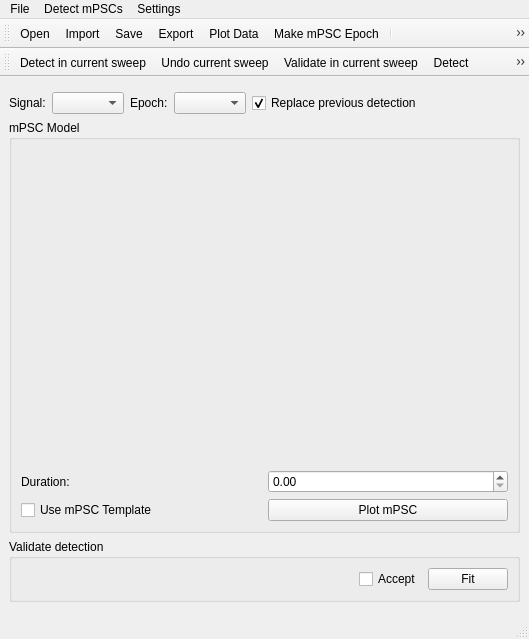
<?xml version="1.0" encoding="UTF-8"?>
<ui version="4.0">
 <author>Cezar Tigaret</author>
 <class>mPSCDetectWindow</class>
 <widget class="QMainWindow" name="mPSCDetectWindow">
  <property name="geometry">
   <rect>
    <x>0</x>
    <y>0</y>
    <width>529</width>
    <height>639</height>
   </rect>
  </property>
  <property name="windowTitle">
   <string>mPSC Detect</string>
  </property>
  <widget class="QWidget" name="centralwidget">
   <layout class="QVBoxLayout" name="verticalLayout_4">
    <item>
     <layout class="QVBoxLayout" name="verticalLayout_2">
      <item>
       <widget class="MetaDataWidget" name="metaDataWidget" native="true"/>
      </item>
      <item>
       <layout class="QHBoxLayout" name="horizontalLayout">
        <item>
         <widget class="QLabel" name="signalNameLabel">
          <property name="text">
           <string>Signal:</string>
          </property>
          <property name="buddy">
           <cstring>signalNameComboBox</cstring>
          </property>
         </widget>
        </item>
        <item>
         <widget class="QComboBox" name="signalNameComboBox">
          <property name="toolTip">
           <string>Signal name</string>
          </property>
          <property name="statusTip">
           <string>Signal name</string>
          </property>
          <property name="whatsThis">
           <string>Signal name</string>
          </property>
         </widget>
        </item>
        <item>
         <widget class="QLabel" name="label">
          <property name="text">
           <string>Epoch:</string>
          </property>
          <property name="buddy">
           <cstring>epochComboBox</cstring>
          </property>
         </widget>
        </item>
        <item>
         <widget class="QComboBox" name="epochComboBox">
          <property name="toolTip">
           <string>Select mPSC epoch</string>
          </property>
          <property name="statusTip">
           <string>Select mPSC epoch</string>
          </property>
          <property name="whatsThis">
           <string>Select mPSC epoch</string>
          </property>
         </widget>
        </item>
        <item>
         <widget class="QCheckBox" name="clearPreviousDetectionCheckBox">
          <property name="toolTip">
           <string>Replace previous detection</string>
          </property>
          <property name="statusTip">
           <string>Replace previous detection</string>
          </property>
          <property name="whatsThis">
           <string>Replace previous detection</string>
          </property>
          <property name="text">
           <string>Replace previous detection</string>
          </property>
          <property name="icon">
           <iconset theme="document-replace">
            <normaloff>.</normaloff>.</iconset>
          </property>
          <property name="checked">
           <bool>true</bool>
          </property>
         </widget>
        </item>
        <item>
         <spacer name="horizontalSpacer_2">
          <property name="orientation">
           <enum>Qt::Horizontal</enum>
          </property>
          <property name="sizeHint" stdset="0">
           <size>
            <width>40</width>
            <height>20</height>
           </size>
          </property>
         </spacer>
        </item>
       </layout>
      </item>
     </layout>
    </item>
    <item>
     <widget class="QGroupBox" name="mPSCmodelGroupBox">
      <property name="toolTip">
       <string>Parameters for mPSC model</string>
      </property>
      <property name="statusTip">
       <string>Parameters for mPSC model</string>
      </property>
      <property name="whatsThis">
       <string>Parameters for mPSC model</string>
      </property>
      <property name="title">
       <string>mPSC Model</string>
      </property>
      <layout class="QVBoxLayout" name="verticalLayout">
       <item>
        <layout class="QVBoxLayout" name="verticalLayout_3">
         <item>
          <widget class="ModelParametersWidget" name="paramsWidget" native="true">
           <property name="sizePolicy">
            <sizepolicy hsizetype="Expanding" vsizetype="Expanding">
             <horstretch>1</horstretch>
             <verstretch>0</verstretch>
            </sizepolicy>
           </property>
          </widget>
         </item>
         <item>
          <layout class="QHBoxLayout" name="horizontalLayout_5">
           <item>
            <widget class="QLabel" name="label_2">
             <property name="toolTip">
              <string>Duration of synthetic mPSC waveform</string>
             </property>
             <property name="statusTip">
              <string>Duration of synthetic mPSC waveform</string>
             </property>
             <property name="whatsThis">
              <string>Duration of synthetic mPSC waveform</string>
             </property>
             <property name="text">
              <string>Duration:</string>
             </property>
             <property name="buddy">
              <cstring>durationSpinBox</cstring>
             </property>
            </widget>
           </item>
           <item>
            <widget class="QuantitySpinBox" name="durationSpinBox">
             <property name="toolTip">
              <string>Duration of synthetic mPSC waveform</string>
             </property>
             <property name="statusTip">
              <string>Duration of synthetic mPSC waveform</string>
             </property>
             <property name="whatsThis">
              <string>Duration of synthetic mPSC waveform</string>
             </property>
            </widget>
           </item>
          </layout>
         </item>
        </layout>
       </item>
       <item>
        <layout class="QHBoxLayout" name="horizontalLayout_2">
         <item>
          <widget class="QCheckBox" name="use_mPSCTemplate_CheckBox">
           <property name="text">
            <string>Use mPSC Template</string>
           </property>
          </widget>
         </item>
         <item>
          <widget class="QPushButton" name="plot_mPSCWaveformPushButton">
           <property name="toolTip">
            <string>Plot mPSC template or model</string>
           </property>
           <property name="statusTip">
            <string>Plot mPSC template or model</string>
           </property>
           <property name="whatsThis">
            <string>Plot mPSC template or model</string>
           </property>
           <property name="text">
            <string>Plot mPSC</string>
           </property>
           <property name="icon">
            <iconset theme="graphics">
             <normaloff>.</normaloff>.</iconset>
           </property>
          </widget>
         </item>
        </layout>
       </item>
      </layout>
     </widget>
    </item>
    <item>
     <widget class="QGroupBox" name="validateDetectionGroupBox">
      <property name="title">
       <string>Validate detection</string>
      </property>
      <layout class="QVBoxLayout" name="verticalLayout_6">
       <item>
        <layout class="QHBoxLayout" name="_mPSCSpinBoxSliderLayout">
         <item>
          <widget class="SpinBoxSlider" name="_mPSC_spinBoxSlider_" native="true">
           <property name="sizePolicy">
            <sizepolicy hsizetype="Expanding" vsizetype="Preferred">
             <horstretch>0</horstretch>
             <verstretch>0</verstretch>
            </sizepolicy>
           </property>
          </widget>
         </item>
         <item>
          <widget class="QCheckBox" name="accept_mPSCcheckBox">
           <property name="text">
            <string>Accept</string>
           </property>
          </widget>
         </item>
         <item>
          <widget class="QPushButton" name="reFitPushButton">
           <property name="toolTip">
            <string>Re-fit current mPSC</string>
           </property>
           <property name="statusTip">
            <string>Re-fit current mPSC</string>
           </property>
           <property name="whatsThis">
            <string>Re-fit current mPSC</string>
           </property>
           <property name="text">
            <string>Fit</string>
           </property>
          </widget>
         </item>
        </layout>
       </item>
      </layout>
     </widget>
    </item>
    <item>
     <widget class="SpinBoxSlider" name="_frames_spinBoxSlider_" native="true">
      <property name="sizePolicy">
       <sizepolicy hsizetype="Expanding" vsizetype="Preferred">
        <horstretch>0</horstretch>
        <verstretch>0</verstretch>
       </sizepolicy>
      </property>
     </widget>
    </item>
   </layout>
  </widget>
  <widget class="QMenuBar" name="menubar">
   <property name="geometry">
    <rect>
     <x>0</x>
     <y>0</y>
     <width>529</width>
     <height>28</height>
    </rect>
   </property>
   <widget class="QMenu" name="menuFile">
    <property name="title">
     <string>File</string>
    </property>
    <widget class="QMenu" name="menumPSC_Template">
     <property name="title">
      <string>mPSC Template</string>
     </property>
     <addaction name="actionOpen_mPSCTemplate"/>
     <addaction name="actionImport_mPSCTemplate"/>
    </widget>
    <addaction name="actionOpen"/>
    <addaction name="actionSave"/>
    <addaction name="actionImport"/>
    <addaction name="actionExport"/>
    <addaction name="separator"/>
    <addaction name="menumPSC_Template"/>
   </widget>
   <widget class="QMenu" name="menuSettings">
    <property name="title">
     <string>Settings</string>
    </property>
    <widget class="QMenu" name="menuPersistent_mPSC_template_location">
     <property name="title">
      <string>Persistent mPSC template location</string>
     </property>
     <addaction name="actionUse_default_location_for_persistent_mPSC_template"/>
     <addaction name="actionChoose_persistent_mPSC_template_file"/>
    </widget>
    <addaction name="menuPersistent_mPSC_template_location"/>
    <addaction name="actionLock_toolbars"/>
   </widget>
   <widget class="QMenu" name="menuDetect_mPSCs">
    <property name="title">
     <string>Detect mPSCs</string>
    </property>
    <widget class="QMenu" name="menuCurrent_Sweep">
     <property name="title">
      <string>Current Sweep</string>
     </property>
     <addaction name="actionDetect_in_current_sweep"/>
     <addaction name="actionValidate_in_current_sweep"/>
     <addaction name="actionUndo_current_sweep"/>
    </widget>
    <widget class="QMenu" name="menuEntire_Data">
     <property name="title">
      <string>Entire Data</string>
     </property>
     <addaction name="separator"/>
     <addaction name="actionDetect"/>
     <addaction name="actionUndo"/>
     <addaction name="actionValidate"/>
    </widget>
    <widget class="QMenu" name="menuResults">
     <property name="title">
      <string>Results</string>
     </property>
     <addaction name="actionView_results"/>
     <addaction name="actionClear_results"/>
     <addaction name="actionSave_results"/>
     <addaction name="actionExport_results"/>
    </widget>
    <addaction name="menuCurrent_Sweep"/>
    <addaction name="menuEntire_Data"/>
    <addaction name="menuResults"/>
   </widget>
   <addaction name="menuFile"/>
   <addaction name="menuDetect_mPSCs"/>
   <addaction name="menuSettings"/>
  </widget>
  <widget class="QStatusBar" name="statusbar"/>
  <widget class="QToolBar" name="mainToolBar">
   <property name="windowTitle">
    <string>Main Toolbar</string>
   </property>
   <property name="movable">
    <bool>true</bool>
   </property>
   <property name="floatable">
    <bool>true</bool>
   </property>
   <attribute name="toolBarArea">
    <enum>TopToolBarArea</enum>
   </attribute>
   <attribute name="toolBarBreak">
    <bool>false</bool>
   </attribute>
   <addaction name="actionOpen"/>
   <addaction name="actionImport"/>
   <addaction name="actionSave"/>
   <addaction name="actionExport"/>
   <addaction name="actionPlot_Data"/>
   <addaction name="actionMake_mPSC_Epoch"/>
   <addaction name="separator"/>
   <addaction name="actionCreate_mPSC_Template"/>
   <addaction name="actionOpen_mPSCTemplate"/>
   <addaction name="actionImport_mPSCTemplate"/>
   <addaction name="actionSave_mPSC_Template"/>
   <addaction name="actionExport_mPSC_Template"/>
   <addaction name="actionRemember_mPSC_Template"/>
   <addaction name="actionRemove_default_mPSC_Template"/>
   <addaction name="actionForget_mPSC_Template"/>
   <addaction name="separator"/>
  </widget>
  <widget class="QToolBar" name="detectionToolBar">
   <property name="windowTitle">
    <string>Detection Toolbar</string>
   </property>
   <property name="movable">
    <bool>true</bool>
   </property>
   <property name="floatable">
    <bool>true</bool>
   </property>
   <attribute name="toolBarArea">
    <enum>TopToolBarArea</enum>
   </attribute>
   <attribute name="toolBarBreak">
    <bool>true</bool>
   </attribute>
   <addaction name="actionDetect_in_current_sweep"/>
   <addaction name="actionUndo_current_sweep"/>
   <addaction name="actionValidate_in_current_sweep"/>
   <addaction name="actionDetect"/>
   <addaction name="actionUndo"/>
   <addaction name="actionValidate"/>
   <addaction name="actionView_results"/>
   <addaction name="actionSave_results"/>
   <addaction name="actionExport_results"/>
   <addaction name="actionClear_results"/>
  </widget>
  <action name="actionOpen">
   <property name="icon">
    <iconset theme="document-open">
     <normaloff>.</normaloff>.</iconset>
   </property>
   <property name="text">
    <string>Open</string>
   </property>
  </action>
  <action name="actionImport">
   <property name="icon">
    <iconset theme="document-import">
     <normaloff>.</normaloff>.</iconset>
   </property>
   <property name="text">
    <string>Import</string>
   </property>
  </action>
  <action name="actionOpen_mPSCTemplate">
   <property name="icon">
    <iconset theme="template">
     <normaloff>.</normaloff>.</iconset>
   </property>
   <property name="text">
    <string>Open</string>
   </property>
   <property name="toolTip">
    <string>Open mPSC Template</string>
   </property>
  </action>
  <action name="actionImport_mPSCTemplate">
   <property name="icon">
    <iconset theme="template">
     <normaloff>.</normaloff>.</iconset>
   </property>
   <property name="text">
    <string>Import</string>
   </property>
   <property name="toolTip">
    <string>Import mPSC Template</string>
   </property>
  </action>
  <action name="actionSave">
   <property name="icon">
    <iconset theme="document-save">
     <normaloff>.</normaloff>.</iconset>
   </property>
   <property name="text">
    <string>Save</string>
   </property>
  </action>
  <action name="actionExport">
   <property name="icon">
    <iconset theme="document-export">
     <normaloff>.</normaloff>.</iconset>
   </property>
   <property name="text">
    <string>Export</string>
   </property>
  </action>
  <action name="actionPlot_Data">
   <property name="icon">
    <iconset theme="graphics">
     <normaloff>.</normaloff>.</iconset>
   </property>
   <property name="text">
    <string>Plot Data</string>
   </property>
   <property name="toolTip">
    <string>Plot electrophysiology</string>
   </property>
  </action>
  <action name="actionMake_mPSC_Epoch">
   <property name="icon">
    <iconset theme="select">
     <normaloff>.</normaloff>.</iconset>
   </property>
   <property name="text">
    <string>Make mPSC Epoch</string>
   </property>
  </action>
  <action name="actionSave_mPSC_Template">
   <property name="icon">
    <iconset theme="document-save-as">
     <normaloff>.</normaloff>.</iconset>
   </property>
   <property name="text">
    <string>Save mPSC Template</string>
   </property>
   <property name="toolTip">
    <string>Save mPSC Template</string>
   </property>
  </action>
  <action name="actionExport_mPSC_Template">
   <property name="icon">
    <iconset theme="document-export">
     <normaloff>.</normaloff>.</iconset>
   </property>
   <property name="text">
    <string>Export mPSC Template</string>
   </property>
   <property name="toolTip">
    <string>Export mPSC Template to Workspace</string>
   </property>
  </action>
  <action name="actionRemember_mPSC_Template">
   <property name="icon">
    <iconset theme="document-save-as-template">
     <normaloff>.</normaloff>.</iconset>
   </property>
   <property name="text">
    <string>Set Default mPSC Template</string>
   </property>
   <property name="toolTip">
    <string>Remember mPSC template as default across sections</string>
   </property>
  </action>
  <action name="actionRemove_default_mPSC_Template">
   <property name="icon">
    <iconset theme="remove">
     <normaloff>.</normaloff>.</iconset>
   </property>
   <property name="text">
    <string>Remove default mPSC Template</string>
   </property>
   <property name="toolTip">
    <string>Remove default mPSC template</string>
   </property>
  </action>
  <action name="actionCreate_mPSC_Template">
   <property name="icon">
    <iconset theme="project-development-new-template">
     <normaloff>.</normaloff>.</iconset>
   </property>
   <property name="text">
    <string>Create mPSC Template</string>
   </property>
   <property name="toolTip">
    <string>Create a mPSC template from mPSCs</string>
   </property>
  </action>
  <action name="actionDetect_in_current_sweep">
   <property name="icon">
    <iconset theme="edit-find-replace">
     <normaloff>.</normaloff>.</iconset>
   </property>
   <property name="text">
    <string>Detect in current sweep</string>
   </property>
  </action>
  <action name="actionUndo_current_sweep">
   <property name="icon">
    <iconset theme="edit-undo">
     <normaloff>.</normaloff>.</iconset>
   </property>
   <property name="text">
    <string>Undo current sweep</string>
   </property>
  </action>
  <action name="actionDetect">
   <property name="icon">
    <iconset theme="edit-find">
     <normaloff>.</normaloff>.</iconset>
   </property>
   <property name="text">
    <string>Detect</string>
   </property>
  </action>
  <action name="actionUndo">
   <property name="icon">
    <iconset theme="edit-undo">
     <normaloff>.</normaloff>.</iconset>
   </property>
   <property name="text">
    <string>Undo</string>
   </property>
  </action>
  <action name="actionValidate_in_current_sweep">
   <property name="icon">
    <iconset theme="go-jump">
     <normaloff>.</normaloff>.</iconset>
   </property>
   <property name="text">
    <string>Validate in current sweep</string>
   </property>
  </action>
  <action name="actionValidate">
   <property name="icon">
    <iconset theme="checkmark">
     <normaloff>.</normaloff>.</iconset>
   </property>
   <property name="text">
    <string>Validate</string>
   </property>
  </action>
  <action name="actionSave_results">
   <property name="icon">
    <iconset theme="document-save">
     <normaloff>.</normaloff>.</iconset>
   </property>
   <property name="text">
    <string>Save results</string>
   </property>
  </action>
  <action name="actionExport_results">
   <property name="icon">
    <iconset theme="document-export">
     <normaloff>.</normaloff>.</iconset>
   </property>
   <property name="text">
    <string>Export results</string>
   </property>
  </action>
  <action name="actionView_results">
   <property name="icon">
    <iconset theme="quickview">
     <normaloff>.</normaloff>.</iconset>
   </property>
   <property name="text">
    <string>View results</string>
   </property>
  </action>
  <action name="actionClear_results">
   <property name="icon">
    <iconset theme="edit-clear-all">
     <normaloff>.</normaloff>.</iconset>
   </property>
   <property name="text">
    <string>Clear results</string>
   </property>
  </action>
  <action name="actionUse_default_location_for_persistent_mPSC_template">
   <property name="checkable">
    <bool>true</bool>
   </property>
   <property name="icon">
    <iconset theme="mark-location">
     <normaloff>.</normaloff>.</iconset>
   </property>
   <property name="text">
    <string>Use default</string>
   </property>
   <property name="toolTip">
    <string>Use factory name for default mPSC template file (&quot;mPSCtemplate.h5&quot;)</string>
   </property>
  </action>
  <action name="actionChoose_persistent_mPSC_template_file">
   <property name="icon">
    <iconset theme="document-save-as">
     <normaloff>.</normaloff>.</iconset>
   </property>
   <property name="text">
    <string>Default mPSC template file</string>
   </property>
   <property name="toolTip">
    <string>Choose default mPSC template file</string>
   </property>
  </action>
  <action name="actionForget_mPSC_Template">
   <property name="icon">
    <iconset theme="delete">
     <normaloff>.</normaloff>.</iconset>
   </property>
   <property name="text">
    <string>Forget mPSC template</string>
   </property>
   <property name="toolTip">
    <string>Forget mPSC template</string>
   </property>
  </action>
  <action name="actionLock_toolbars">
   <property name="checkable">
    <bool>true</bool>
   </property>
   <property name="text">
    <string>Lock toolbars</string>
   </property>
  </action>
 </widget>
 <customwidgets>
  <customwidget>
   <class>QuantitySpinBox</class>
   <extends>QDoubleSpinBox</extends>
   <header location="global">gui.widgets.small_widgets</header>
  </customwidget>
  <customwidget>
   <class>MetaDataWidget</class>
   <extends>QWidget</extends>
   <header location="global">gui.widgets.metadatawidget</header>
   <container>1</container>
  </customwidget>
  <customwidget>
   <class>ModelParametersWidget</class>
   <extends>QWidget</extends>
   <header location="global">gui.widgets.modelfitting_ui</header>
   <container>1</container>
  </customwidget>
  <customwidget>
   <class>SpinBoxSlider</class>
   <extends>QWidget</extends>
   <header location="global">gui.widgets.spinboxslider</header>
   <container>1</container>
  </customwidget>
 </customwidgets>
 <resources/>
 <connections/>
</ui>
